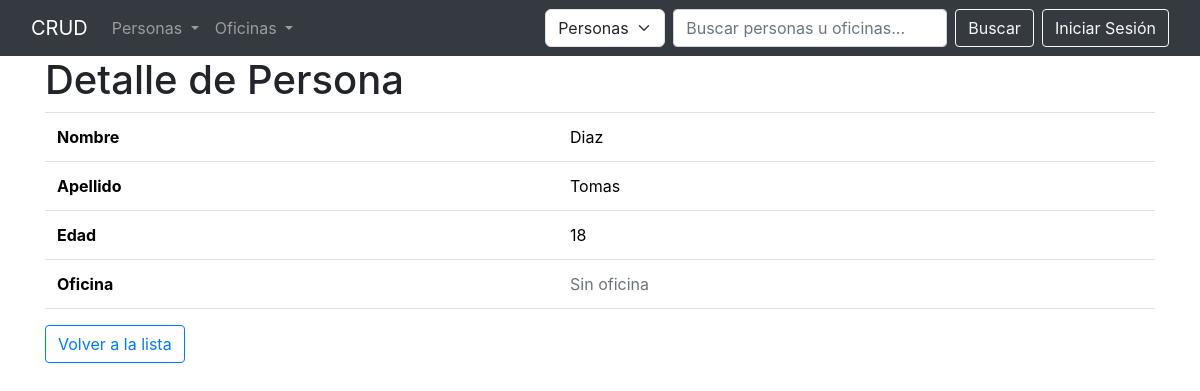
Page /persona/detalle/10/ on the committed database.
### persona/models.py (models this page shows, shortened)
class Persona(models.Model):
    apellido = models.CharField(verbose_name="apellido", max_length=50)
    nombre = models.CharField(verbose_name="nombre", max_length=50)
    edad = models.IntegerField(verbose_name="edad",
    validators=[
        MinValueValidator(18, message="La edad mínima es 18 años."),
        MaxValueValidator(90, message="La edad máxima es 90 años.")
    ],
    help_text="Ingrese la edad de la persona.")
    oficina = models.ForeignKey(Oficina, on_delete=models.PROTECT, related_name="personas", null=True, blank=True)
    class Meta:
        verbose_name = 'Persona'
        verbose_name_plural = 'Personas'

### persona/views.py (the view)
class PersonaDetailView(DetailView):
    model = Persona
    template_name = "persona/detalle.html"
    context_object_name = "persona"

### templates/persona/detalle.html
{% extends "base.html" %}
{% block content %}
<h1>Detalle de Persona</h1>
<table class="table">
  <tr>
    <th>Nombre</th>
    <td>{{ persona.nombre }}</td>
  </tr>
  <tr>
    <th>Apellido</th>
    <td>{{ persona.apellido }}</td>
  </tr>
  <tr>
    <th>Edad</th>
    <td>{{ persona.edad }}</td>
  </tr>
  <tr>
    <th>Oficina</th>
    <td>
      {% if persona.oficina %}
      <a href="{% url 'oficina:detalle' persona.oficina.id %}">
        {{ persona.oficina.nombre_corto|slice:":10" }}</a>
      {% else %}
        <span class="text-muted">Sin oficina</span>
      {% endif %}
    </td>
  </tr>
</table>
<a href="{% url 'persona:lista' %}" class="btn btn-outline-primary">Volver a la lista</a>
{% endblock content %}

### rows in the picture
Persona: nombre "Diaz", apellido "Tomas", edad "18"
